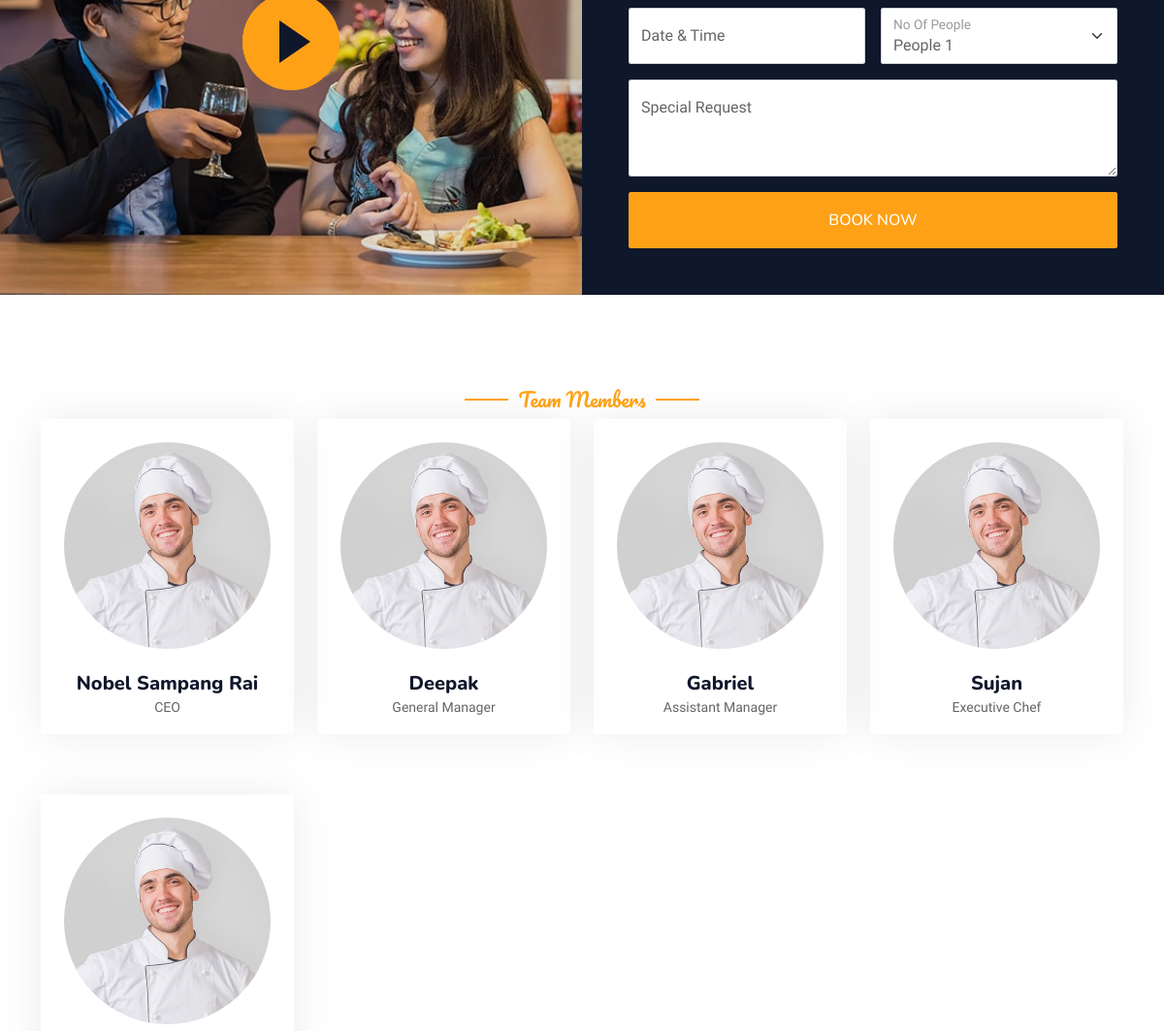
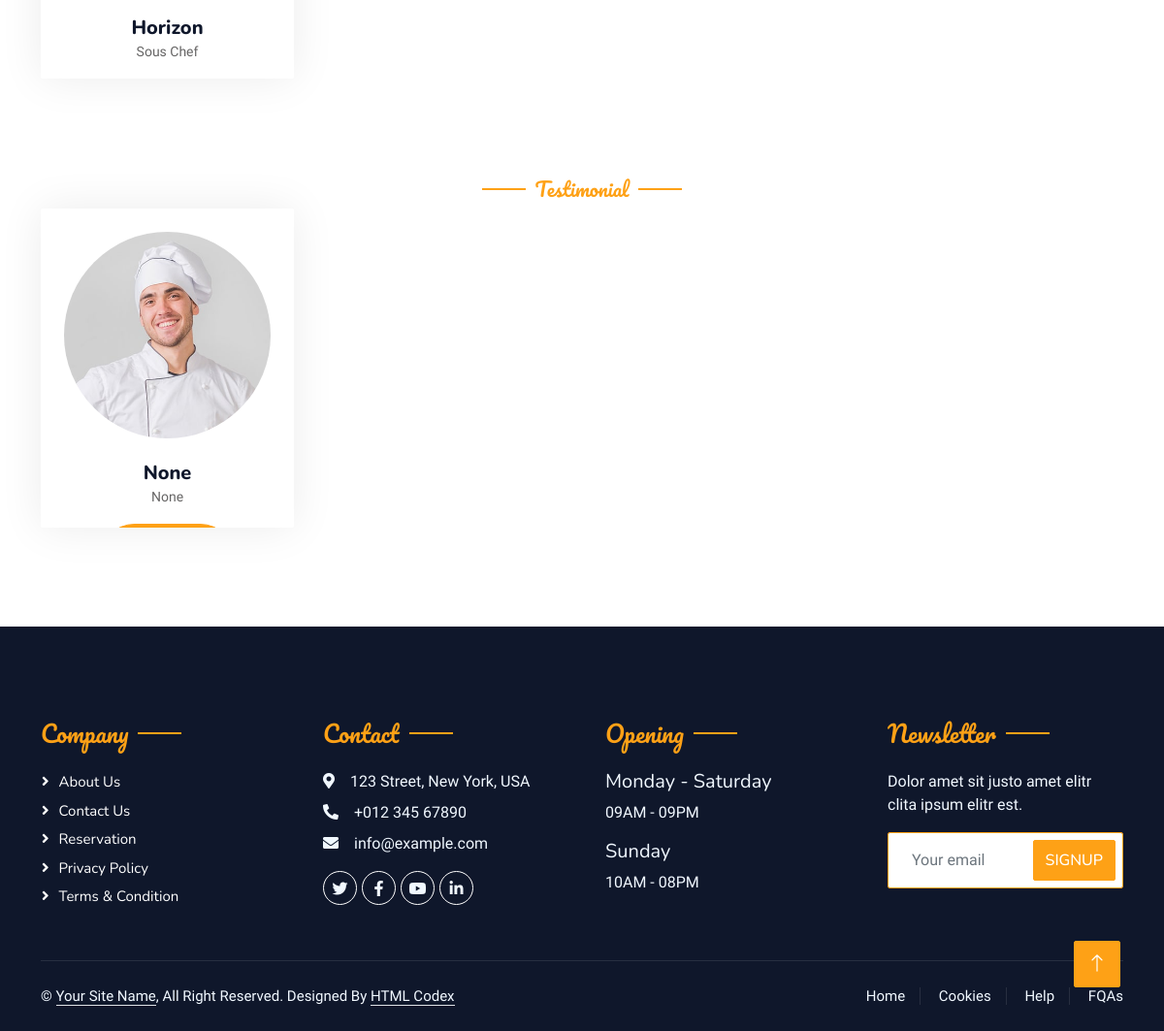
Before: /index/ (lower part) with the older database file (2 pictures, top to bottom).
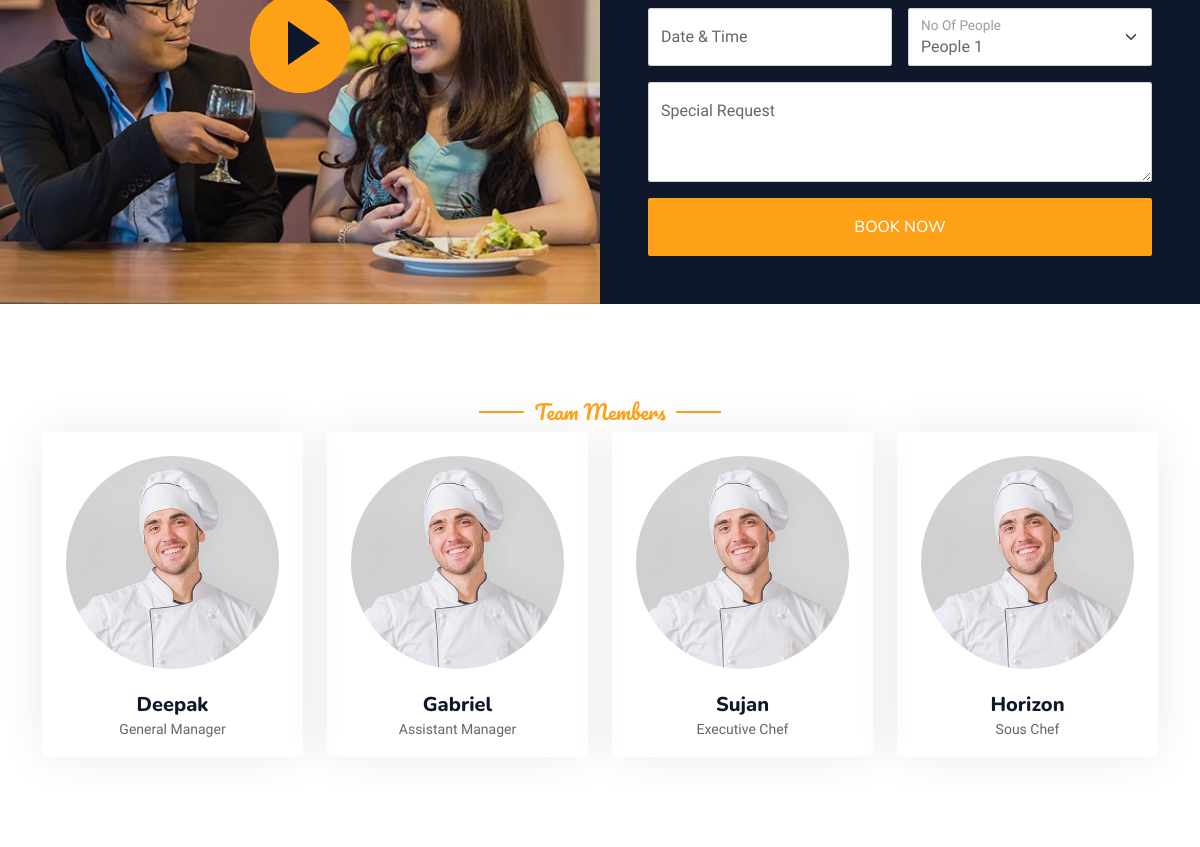
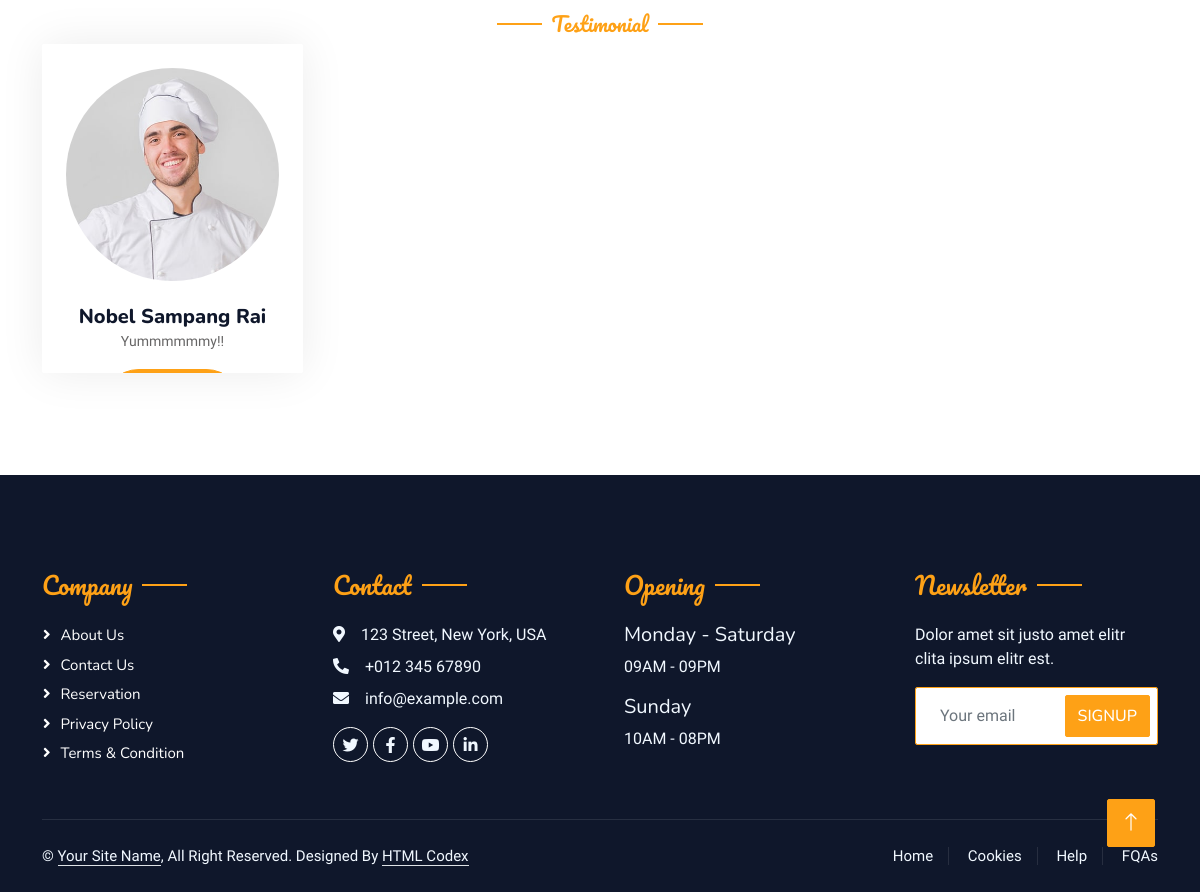
After: the same page with the newer database file (2 pictures, top to bottom).
### home/models.py (models this page shows, shortened)
class Staff(models.Model):
    name = models.CharField(max_length=20)
    designation = models.CharField(max_length=20)
    facebook = models.CharField(max_length=200, null=True)
    linkedin = models.CharField(max_length=200, null=True)
    instagram = models.CharField(max_length=200, null=True)

class Testimonial(models.Model):
    name = models.CharField(max_length=20, null=True)
    message = models.TextField(max_length=100, null=True)

### home/views.py (the view)
# urls.py: path("index/", index, name="index"),
def index(request):
    context = {"items": Items.objects.all(), "teams": Staff.objects.all(), "as": Testimonial.objects.all()}
    return render(request, "index.html", context)

### template/index.html (shortened to what this page needs)
{% extends 'base.html' %}
{% block myblock %}
        <div class="container-xxl py-5 px-0 wow fadeInUp" data-wow-delay="0.1s">
            <div class="row g-0">
                <div class="col-md-6">
                    <div class="video">
                        <button type="button" class="btn-play" data-bs-toggle="modal" data-src="https://www.youtube.com/embed/DWRcNpR6Kdc" data-bs-target="#videoModal">
                            <span></span>
                        </button>
                    </div>
                </div>
                <div class="col-md-6 bg-dark d-flex align-items-center">
                    <div class="p-5 wow fadeInUp" data-wow-delay="0.2s">
                        <form>
                            <div class="row g-3">
                                <div class="col-md-6">
                                    <div class="form-floating date" id="date3" data-target-input="nearest">
                                        <input type="text" class="form-control datetimepicker-input" id="datetime" placeholder="Date & Time" data-target="#date3" data-toggle="datetimepicker" />
                                        <label for="datetime">Date & Time</label>
                                    </div>
                                </div>
                                <div class="col-md-6">
                                    <div class="form-floating">
                                        <select class="form-select" id="select1">
                                          <option value="1">People 1</option>
                                        </select>
                                        <label for="select1">No Of People</label>
                                      </div>
                                </div>
                                <div class="col-12">
                                    <div class="form-floating">
                                        <textarea class="form-control" placeholder="Special Request" id="message" style="height: 100px"></textarea>
                                        <label for="message">Special Request</label>
                                    </div>
                                </div>
                                <div class="col-12">
                                    <button class="btn btn-primary w-100 py-3" type="submit">Book Now</button>
                                </div>
                            </div>
                        </form>
                    </div>
                </div>
            </div>
        </div>
        <div class="container-xxl pt-5 pb-3">
            <div class="container">
                <div class="text-center wow fadeInUp" data-wow-delay="0.1s">
                    <h5 class="section-title ff-secondary text-center text-primary fw-normal">Team Members</h5>
                </div>
                <div class="row g-4">
                            {% for team in teams %}
                    <div class="col-lg-3 col-md-6 wow fadeInUp" data-wow-delay="0.1s">
                        <div class="team-item text-center rounded overflow-hidden">
                            <div class="rounded-circle overflow-hidden m-4">
                                <img class="img-fluid" src="img/team-1.jpg" alt="">
                            </div>
                            <h5 class="mb-0">{{ team.name }}</h5>
                            <small>{{ team.designation }}</small>
                        </div>
                    </div>
                     {% endfor %}
                </div>
            </div>
        </div>
            <div class="container-xxl pt-5 pb-3">
            <div class="container">
                <div class="text-center wow fadeInUp" data-wow-delay="0.1s">
                    <h5 class="section-title ff-secondary text-center text-primary fw-normal">Testimonial</h5>
                </div>
                <div class="row g-4">
                            {% for a in as %}
                    <div class="col-lg-3 col-md-6 wow fadeInUp" data-wow-delay="0.1s">
                        <div class="team-item text-center rounded overflow-hidden">
                            <div class="rounded-circle overflow-hidden m-4">
                                <img class="img-fluid" src="img/team-1.jpg" alt="">
                            </div>
                            <h5 class="mb-0">{{ a.name }}</h5>
                            <small>{{ a.message }}</small>
                            <div class="d-flex justify-content-center mt-3">
                                      <div class="col-12">
                                          <a href="#" class="btn btn-primary py-2 px-4">READ MORE</a>
                                    </div>
                            </div>
                        </div>
                    </div>
                     {% endfor %}
                </div>
            </div>
        </div>
{% endblock %}

### template/base.html (shortened to what this page needs)
<!DOCTYPE html>
{% load static %}
<html lang="en">
<head>
    <link rel="stylesheet" href="https://cdn.jsdelivr.net/npm/bootstrap-icons@1.10.5/font/bootstrap-icons.css">
    <link href="https://cdnjs.cloudflare.com/ajax/libs/font-awesome/5.10.0/css/all.min.css" rel="stylesheet">
    <link href="lib/animate/animate.min.css" rel="stylesheet">
    <link href="{% static 'lib/owlcarousel/assets/owl.carousel.min.css' %}" rel="stylesheet">
    <link href="{% static 'lib/tempusdominus/css/tempusdominus-bootstrap-4.min.css' %}" rel="stylesheet" />
    <link href="{% static 'css/bootstrap.min.css' %}" rel="stylesheet">
    <link href="{% static 'css/style.css' %}" rel="stylesheet">
</head>
<body>
    <div class="container-xxl bg-white p-0">
{% block myblock %}
{% endblock %}
        <div class="container-fluid bg-dark text-light footer pt-5 mt-5 wow fadeIn" data-wow-delay="0.1s">
            <div class="container py-5">
                <div class="row g-5">
                    <div class="col-lg-3 col-md-6">
                        <h4 class="section-title ff-secondary text-start text-primary fw-normal mb-4">Company</h4>
                        <a class="btn btn-link" href="">About Us</a>
                        <a class="btn btn-link" href="">Contact Us</a>
                        <a class="btn btn-link" href="">Reservation</a>
                        <a class="btn btn-link" href="">Privacy Policy</a>
                        <a class="btn btn-link" href="">Terms & Condition</a>
                    </div>
                    <div class="col-lg-3 col-md-6">
                        <h4 class="section-title ff-secondary text-start text-primary fw-normal mb-4">Contact</h4>
                        <p class="mb-2"><i class="fa fa-map-marker-alt me-3"></i>123 Street, New York, USA</p>
                        <p class="mb-2"><i class="fa fa-phone-alt me-3"></i>+012 345 67890</p>
                        <p class="mb-2"><i class="fa fa-envelope me-3"></i>info@example.com</p>
                        <div class="d-flex pt-2">
                            <a class="btn btn-outline-light btn-social" href=""><i class="fab fa-twitter"></i></a>
                            <a class="btn btn-outline-light btn-social" href=""><i class="fab fa-facebook-f"></i></a>
                            <a class="btn btn-outline-light btn-social" href=""><i class="fab fa-youtube"></i></a>
                            <a class="btn btn-outline-light btn-social" href=""><i class="fab fa-linkedin-in"></i></a>
                        </div>
                    </div>
                    <div class="col-lg-3 col-md-6">
                        <h4 class="section-title ff-secondary text-start text-primary fw-normal mb-4">Opening</h4>
                        <h5 class="text-light fw-normal">Monday - Saturday</h5>
                        <p>09AM - 09PM</p>
                        <h5 class="text-light fw-normal">Sunday</h5>
                        <p>10AM - 08PM</p>
                    </div>
                    <div class="col-lg-3 col-md-6">
                        <h4 class="section-title ff-secondary text-start text-primary fw-normal mb-4">Newsletter</h4>
                        <p>Dolor amet sit justo amet elitr clita ipsum elitr est.</p>
                        <div class="position-relative mx-auto" style="max-width: 400px;">
                            <input class="form-control border-primary w-100 py-3 ps-4 pe-5" type="text" placeholder="Your email">
                            <button type="button" class="btn btn-primary py-2 position-absolute top-0 end-0 mt-2 me-2">SignUp</button>
                        </div>
                    </div>
                </div>
            </div>
            <div class="container">
                <div class="copyright">
                    <div class="row">
                        <div class="col-md-6 text-center text-md-start mb-3 mb-md-0">
                            &copy; <a class="border-bottom" href="#">Your Site Name</a>, All Right Reserved.
							Designed By <a class="border-bottom" href="https://htmlcodex.com">HTML Codex</a>
                        </div>
                        <div class="col-md-6 text-center text-md-end">
                            <div class="footer-menu">
                                <a href="">Home</a>
                                <a href="">Cookies</a>
                                <a href="">Help</a>
                                <a href="">FQAs</a>
                            </div>
                        </div>
                    </div>
                </div>
            </div>
        </div>
        <a href="#" class="btn btn-lg btn-primary btn-lg-square back-to-top"><i class="bi bi-arrow-up"></i></a>
    </div>
</body>
</html>

### static/css/style.css (style rules this page uses)
:root { --primary: #FEA116; --light: #F1F8FF; --dark: #0F172B; }
.ff-secondary { font-family: 'Pacifico', cursive; }
.back-to-top { position: fixed; display: none; right: 45px; bottom: 45px; z-index: 99; }
.btn { font-family: 'Nunito', sans-serif; font-weight: 500; text-transform: uppercase; transition: .5s; }
.btn.btn-primary, .btn.btn-secondary { color: #FFFFFF; }
.btn-lg-square { width: 48px; height: 48px; }
.btn-square, .btn-sm-square, .btn-lg-square { padding: 0; display: flex; align-items: center; justify-content: center; font-weight: normal; border-radius: 2px; }
.section-title { position: relative; display: inline-block; }
.section-title::before { position: absolute; content: ""; width: 45px; height: 2px; top: 50%; left: -55px; margin-top: -1px; background: var(--primary); }
.section-title::after { position: absolute; content: ""; width: 45px; height: 2px; top: 50%; right: -55px; margin-top: -1px; background: var(--primary); }
.section-title.text-start::before, .section-title.text-end::after { display: none; }
.video { position: relative; height: 100%; min-height: 500px; background: linear-gradient(rgba(15, 23, 43, .1), rgba(15, 23, 43, .1)), url(../img/video.jpg); background-position: center center; background-repeat: no-repeat; background-size: cover; }
.video .btn-play { position: absolute; z-index: 3; top: 50%; left: 50%; transform: translateX(-50%) translateY(-50%); box-sizing: content-box; display: block; width: 32px; height: 44px; border-radius: 50%; border: none; outline: none; padding: 18px 20px 18px 28px; }
.video .btn-play:before { content: ""; position: absolute; z-index: 0; left: 50%; top: 50%; transform: translateX(-50%) translateY(-50%); display: block; width: 100px; height: 100px; background: var(--primary); border-radius: 50%; animation: pulse-border 1500ms ease-out infinite; }
.video .btn-play:after { content: ""; position: absolute; z-index: 1; left: 50%; top: 50%; transform: translateX(-50%) translateY(-50%); display: block; width: 100px; height: 100px; background: var(--primary); border-radius: 50%; transition: all 200ms; }
.video .btn-play span { display: block; position: relative; z-index: 3; width: 0; height: 0; border-left: 32px solid var(--dark); border-top: 22px solid transparent; border-bottom: 22px solid transparent; }
.team-item { box-shadow: 0 0 45px rgba(0, 0, 0, .08); height: calc(100% - 38px); transition: .5s; }
.team-item img { transition: .5s; }
.team-item .btn { border-radius: 38px 38px 0 0; }
.footer .btn.btn-social { margin-right: 5px; width: 35px; height: 35px; display: flex; align-items: center; justify-content: center; color: var(--light); border: 1px solid #FFFFFF; border-radius: 35px; transition: .3s; }
.footer .btn.btn-link { display: block; margin-bottom: 5px; padding: 0; text-align: left; color: #FFFFFF; font-size: 15px; font-weight: normal; text-transform: capitalize; transition: .3s; }
.footer .btn.btn-link::before { position: relative; content: "\f105"; font-family: "Font Awesome 5 Free"; font-weight: 900; margin-right: 10px; }
.footer .copyright { padding: 25px 0; font-size: 15px; border-top: 1px solid rgba(256, 256, 256, .1); }
.footer .copyright a { color: var(--light); }
.footer .footer-menu a { margin-right: 15px; padding-right: 15px; border-right: 1px solid rgba(255, 255, 255, .1); }
.footer .footer-menu a:last-child { margin-right: 0; padding-right: 0; border-right: none; }

Changed rows visible on the page:
removed Staff: name "Nobel Sampang Rai", designation "CEO"
removed Testimonial: name "None", message "None"
added Testimonial: name "Nobel Sampang Rai", message "Yummmmmmy!!"
